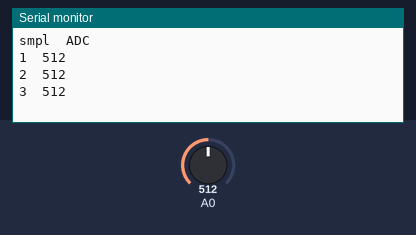
A sketch run on a simulated Arduino Uno, built with avr-gcc and run on an emulated ATmega328P. Parts: the last lines printed to the serial monitor. Inputs (shaded band) come from the test bench; at power-on: A0 = 512.

Above: at 1.3 s.
1.4 s: A0 set to 716
At 1.8 s:
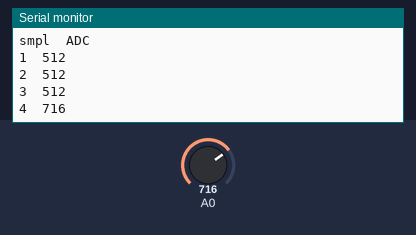
2.9 s: A0 set to 900
At 3.4 s:
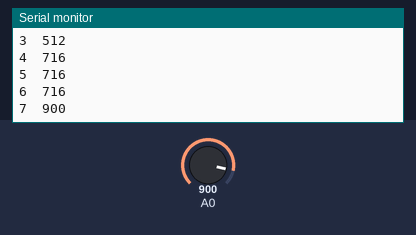
Timing chart, 0 to 5.9 s (numbered marks = the images above; inputs shaded):
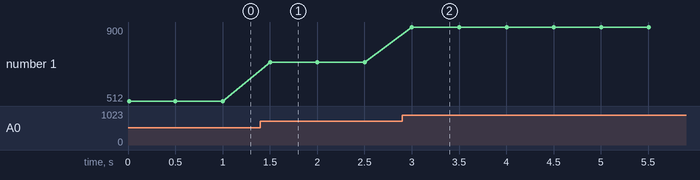

The sketch:

Lab_03_Sec_01b.ino
```cpp
int nSmpl = 1, sample; // global variables

void setup()
{
  Serial.begin(9600);
  Serial.print("\nsmpl\tADC\n"); // column headers
}
void loop()
{
  sample = analogRead(A0);
  Serial.print(nSmpl); Serial.print('\t'); // tabbed output
  Serial.println(sample);
  ++nSmpl;
  delay(500);
}
```

Measured:
- after the input at 1.4 s, the serial monitor: prints a new line after 0.10 s (image 1)
- after the input at 2.9 s, the serial monitor: prints a new line after 0.10 s (image 2)
- plotted number 1: 512 → 716 after the input at 1.4 s, 716 → 900 after the input at 2.9 s
